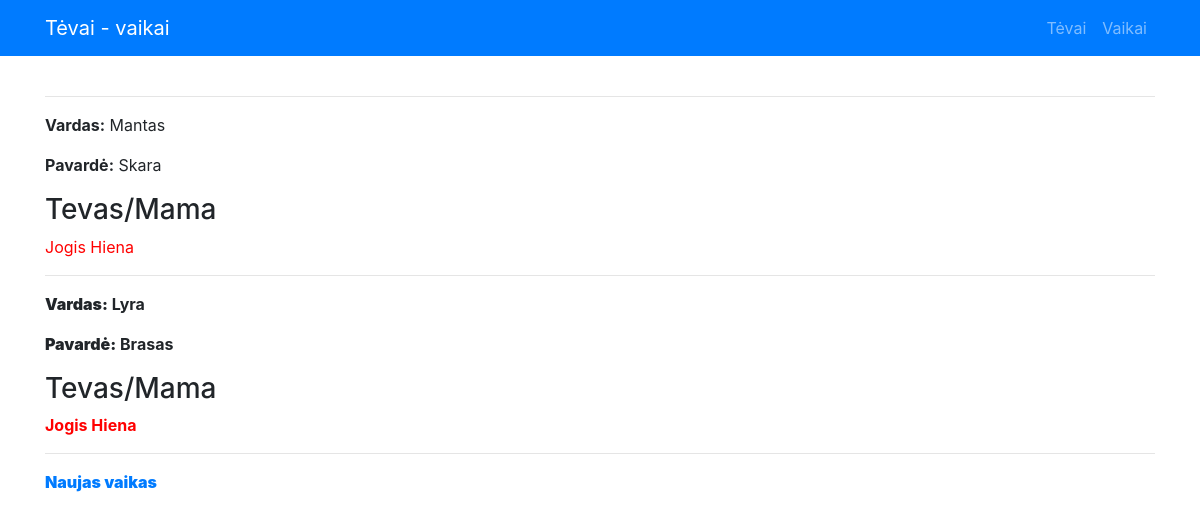
Page /vaikai on the earlier database version.
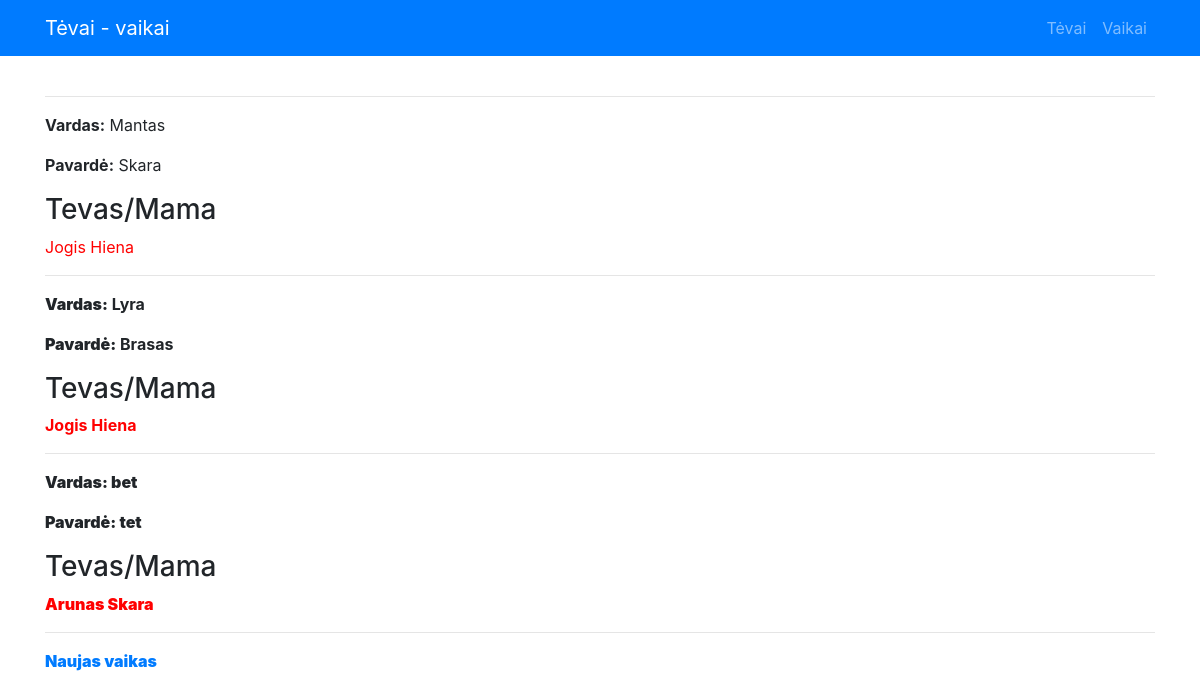
Same page on the later database version.
### app.py (models this page shows)
class Vaikas(db.Model):
    __tablename__ = "vaikas"
    id = db.Column(db.Integer, primary_key=True)
    vardas = db.Column("Vardas", db.String)
    pavarde = db.Column("Pavardė", db.String)
    tevas_id = db.Column(db.Integer, db.ForeignKey("tevas.id"))
    tevas = db.relationship("Tevas", back_populates="vaikai")

class Tevas(db.Model):
    __tablename__ = "tevas"
    id = db.Column(db.Integer, primary_key=True)
    vardas = db.Column("Vardas", db.String)
    pavarde = db.Column("Pavardė", db.String)
    vaikai = db.relationship("Vaikas", back_populates="tevas")

### app.py (the view)
@app.route("/vaikai")
def children():
    try:
        visi_vaikai = Vaikas.query.all()
    except:
        visi_vaikai = []
    return render_template("vaikai.html", visi_vaikai=visi_vaikai)

### templates/vaikai.html
{% extends "base.html" %}
{% block content %}
{% if visi_vaikai %}
{% for vaikas in visi_vaikai %}
<hr>
<p><strong>Vardas:</strong> {{vaikas.vardas}}</p>
<p><strong>Pavardė:</strong> {{vaikas.pavarde}}</p>
{% if vaikas.tevas %}
<h3>Tevas/Mama</h3>
<p style="color:red">{{vaikas.tevas.vardas}} {{vaikas.tevas.pavarde}}<strong></p>
{% endif %}
{% endfor %}
{% endif %}
<hr>
<p><a href="{{ url_for('new_child')}}">Naujas vaikas</a></p>
{% endblock %}

Differences in the rows shown:
added Vaikas: vardas "bet", pavarde "tet", tevas.vardas "Arunas", tevas.pavarde "Skara"
